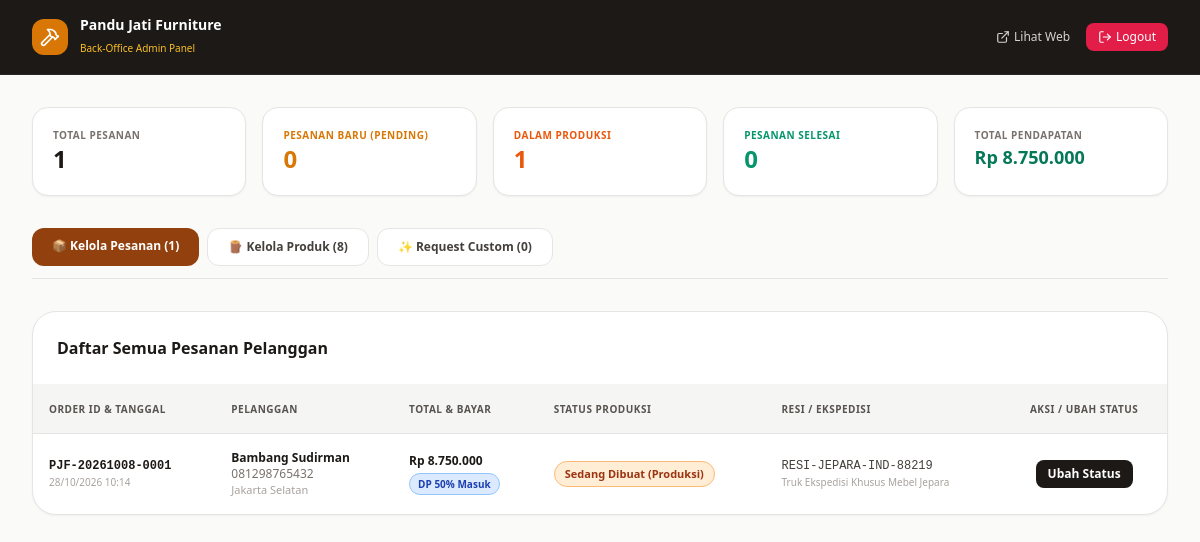
The page /admin.php (signed in) on the database its author committed.
### tables this page shows
CREATE TABLE IF NOT EXISTS `orders` (
  `id` INT AUTO_INCREMENT PRIMARY KEY,
  `order_number` VARCHAR(30) NOT NULL UNIQUE,
  `customer_name` VARCHAR(100) NOT NULL,
  `customer_phone` VARCHAR(30) NOT NULL,
  `customer_email` VARCHAR(100) NOT NULL,
  `address` TEXT NOT NULL,
  `city` VARCHAR(100) NOT NULL,
  `province` VARCHAR(100) NOT NULL,
  `postal_code` VARCHAR(10),
  `shipping_method` VARCHAR(100) NOT NULL,
  `shipping_cost` DECIMAL(12,2) DEFAULT 0,
  `payment_method` VARCHAR(100) NOT NULL,
  `subtotal` DECIMAL(12,2) NOT NULL,
  `total_amount` DECIMAL(12,2) NOT NULL,
  `order_status` ENUM('PENDING','CONFIRMED','PROCESSING','PRODUCTION','QUALITY_CHECK','READY_TO_SHIP','SHIPPED','COMPLETED','CANCELLED') DEFAULT 'PENDING',
  `payment_status` ENUM('UNPAID','DP','PAID','REFUNDED') DEFAULT 'UNPAID',
  `customer_notes` TEXT,
  `tracking_number` VARCHAR(100) DEFAULT NULL,
  `admin_notes` TEXT,
  `created_at` TIMESTAMP DEFAULT CURRENT_TIMESTAMP,
  `updated_at` TIMESTAMP DEFAULT CURRENT_TIMESTAMP ON UPDATE CURRENT_TIMESTAMP
);

### config.php (called while the page is built, shortened)
<?php
function formatRupiah($amount) {
    return 'Rp ' . number_format($amount, 0, ',', '.');
}
function getStatusBadge($status) {
    $badges = [
        'PENDING' => ['label' => 'Pesanan Dibuat', 'class' => 'bg-amber-100 text-amber-800 border-amber-300'],
        'CONFIRMED' => ['label' => 'Pesanan Dikonfirmasi', 'class' => 'bg-blue-100 text-blue-800 border-blue-300'],
        'PROCESSING' => ['label' => 'Sedang Diproses', 'class' => 'bg-indigo-100 text-indigo-800 border-indigo-300'],
        'PRODUCTION' => ['label' => 'Sedang Dibuat (Produksi)', 'class' => 'bg-orange-100 text-orange-800 border-orange-300'],
        'QUALITY_CHECK' => ['label' => 'Quality Check', 'class' => 'bg-purple-100 text-purple-800 border-purple-300'],
        'READY_TO_SHIP' => ['label' => 'Siap Dikirim', 'class' => 'bg-cyan-100 text-cyan-800 border-cyan-300'],
        'SHIPPED' => ['label' => 'Dalam Pengiriman', 'class' => 'bg-sky-100 text-sky-800 border-sky-300'],
        'COMPLETED' => ['label' => 'Pesanan Selesai', 'class' => 'bg-emerald-100 text-emerald-800 border-emerald-300'],
        'CANCELLED' => ['label' => 'Dibatalkan', 'class' => 'bg-rose-100 text-rose-800 border-rose-300'],
    ];
    return $badges[$status] ?? ['label' => $status, 'class' => 'bg-gray-100 text-gray-800 border-gray-300'];
}
function getPaymentBadge($status) {
    $badges = [
        'UNPAID' => ['label' => 'Belum Dibayar', 'class' => 'bg-rose-100 text-rose-800 border-rose-300'],
        'DP' => ['label' => 'DP 50% Masuk', 'class' => 'bg-blue-100 text-blue-800 border-blue-300'],
        'PAID' => ['label' => 'Lunas', 'class' => 'bg-emerald-100 text-emerald-800 border-emerald-300'],
        'REFUNDED' => ['label' => 'Refund', 'class' => 'bg-gray-100 text-gray-800 border-gray-300'],
    ];
    return $badges[$status] ?? ['label' => $status, 'class' => 'bg-gray-100 text-gray-800 border-gray-300'];
}

### admin.php (the view, shortened to what this page needs)
<?php
require_once 'config.php';
?>
<?php
$tab = $_GET['tab'] ?? 'orders';
$total_orders = $pdo->query("SELECT count(*) FROM orders")->fetchColumn();
$new_orders = $pdo->query("SELECT count(*) FROM orders WHERE order_status = 'PENDING'")->fetchColumn();
$prod_orders = $pdo->query("SELECT count(*) FROM orders WHERE order_status = 'PRODUCTION'")->fetchColumn();
$completed_orders = $pdo->query("SELECT count(*) FROM orders WHERE order_status = 'COMPLETED'")->fetchColumn();
$total_revenue = $pdo->query("SELECT COALESCE(SUM(total_amount), 0) FROM orders WHERE payment_status IN ('PAID', 'DP')")->fetchColumn();
$orders = $pdo->query("SELECT * FROM orders ORDER BY id DESC")->fetchAll();
$products = $pdo->query("SELECT p.*, c.name as category_name FROM products p LEFT JOIN categories c ON p.category_id = c.id ORDER BY p.id DESC")->fetchAll();
$custom_requests = $pdo->query("SELECT * FROM custom_requests ORDER BY id DESC")->fetchAll();
?>
<!DOCTYPE html>
<html lang="id">
<head>
    <script src="https://cdn.tailwindcss.com"></script>
</head>
<body class="bg-stone-50 text-stone-900 font-sans min-h-screen">
<header class="bg-stone-900 text-white px-4 sm:px-8 py-4 border-b border-stone-800 flex justify-between items-center sticky top-0 z-30">
    <div class="flex items-center gap-3">
        <div class="w-9 h-9 rounded-xl bg-amber-600 flex items-center justify-center font-bold">
            <i data-lucide="hammer" class="w-5 h-5 text-white"></i>
        </div>
        <div>
            <h1 class="font-bold text-sm leading-tight">Pandu Jati Furniture</h1>
            <span class="text-[10px] text-amber-400">Back-Office Admin Panel</span>
        </div>
    </div>
    <div class="flex items-center gap-4 text-xs">
        <a href="index.php" target="_blank" class="hover:text-amber-400 flex items-center gap-1 text-stone-300">
            <i data-lucide="external-link" class="w-3.5 h-3.5"></i> Lihat Web
        </a>
        <a href="admin.php?action=logout" class="bg-rose-600 hover:bg-rose-700 text-white px-3 py-1.5 rounded-lg flex items-center gap-1 transition">
            <i data-lucide="log-out" class="w-3.5 h-3.5"></i> Logout
        </a>
    </div>
</header>
<div class="max-w-7xl mx-auto px-4 sm:px-6 lg:px-8 py-8 space-y-8">
    <div class="grid grid-cols-2 lg:grid-cols-5 gap-4">
        <div class="bg-white p-5 rounded-2xl border border-stone-200 shadow-sm">
            <span class="text-[10px] uppercase tracking-wider text-stone-500 font-bold block">Total Pesanan</span>
            <span class="text-2xl font-bold text-stone-900"><?= $total_orders ?></span>
        </div>
        <div class="bg-white p-5 rounded-2xl border border-stone-200 shadow-sm">
            <span class="text-[10px] uppercase tracking-wider text-amber-600 font-bold block">Pesanan Baru (Pending)</span>
            <span class="text-2xl font-bold text-amber-600"><?= $new_orders ?></span>
        </div>
        <div class="bg-white p-5 rounded-2xl border border-stone-200 shadow-sm">
            <span class="text-[10px] uppercase tracking-wider text-orange-600 font-bold block">Dalam Produksi</span>
            <span class="text-2xl font-bold text-orange-600"><?= $prod_orders ?></span>
        </div>
        <div class="bg-white p-5 rounded-2xl border border-stone-200 shadow-sm">
            <span class="text-[10px] uppercase tracking-wider text-emerald-600 font-bold block">Pesanan Selesai</span>
            <span class="text-2xl font-bold text-emerald-600"><?= $completed_orders ?></span>
        </div>
        <div class="bg-white p-5 rounded-2xl border border-stone-200 shadow-sm col-span-2 lg:col-span-1">
            <span class="text-[10px] uppercase tracking-wider text-stone-500 font-bold block">Total Pendapatan</span>
            <span class="text-lg font-bold text-emerald-700"><?= formatRupiah($total_revenue) ?></span>
        </div>
    </div>
    <div class="flex gap-2 border-b border-stone-200 pb-3 text-xs font-bold">
        <a href="admin.php?tab=orders" class="px-5 py-2.5 rounded-xl transition <?= $tab === 'orders' ? 'bg-amber-800 text-white' : 'bg-white text-stone-700 hover:bg-stone-100 border border-stone-200' ?>">
            📦 Kelola Pesanan (<?= count($orders) ?>)
        </a>
        <a href="admin.php?tab=products" class="px-5 py-2.5 rounded-xl transition <?= $tab === 'products' ? 'bg-amber-800 text-white' : 'bg-white text-stone-700 hover:bg-stone-100 border border-stone-200' ?>">
            🪵 Kelola Produk (<?= count($products) ?>)
        </a>
        <a href="admin.php?tab=custom" class="px-5 py-2.5 rounded-xl transition <?= $tab === 'custom' ? 'bg-amber-800 text-white' : 'bg-white text-stone-700 hover:bg-stone-100 border border-stone-200' ?>">
            ✨ Request Custom (<?= count($custom_requests) ?>)
        </a>
    </div>
    <?php if ($tab === 'orders'): ?>
    <div class="bg-white rounded-3xl border border-stone-200 overflow-hidden shadow-sm">
        <div class="p-6 border-b border-stone-100 flex justify-between items-center">
            <h3 class="font-bold text-base text-stone-900">Daftar Semua Pesanan Pelanggan</h3>
        </div>
        <div class="overflow-x-auto">
            <table class="w-full text-left text-xs">
                <thead class="bg-stone-100 text-stone-600 uppercase text-[10px] tracking-wider border-b border-stone-200">
                    <tr>
                        <th class="p-4">Order ID &amp; Tanggal</th>
                        <th class="p-4">Pelanggan</th>
                        <th class="p-4">Total &amp; Bayar</th>
                        <th class="p-4">Status Produksi</th>
                        <th class="p-4">Resi / Ekspedisi</th>
                        <th class="p-4 text-center">Aksi / Ubah Status</th>
                    </tr>
                </thead>
                <tbody class="divide-y divide-stone-100">
                    <?php foreach ($orders as $o): ?>
                    <?php
                    $sb = getStatusBadge($o['order_status']);
                    $pb = getPaymentBadge($o['payment_status']);
                    ?>
                    <tr class="hover:bg-stone-50/80 transition">
                        <td class="p-4">
                            <span class="font-mono font-bold text-stone-900 block"><?= htmlspecialchars($o['order_number']) ?></span>
                            <span class="text-[10px] text-stone-400"><?= date('d/m/Y H:i', strtotime($o['created_at'])) ?></span>
                        </td>
                        <td class="p-4">
                            <span class="font-semibold text-stone-900 block"><?= htmlspecialchars($o['customer_name']) ?></span>
                            <span class="text-stone-500 block"><?= htmlspecialchars($o['customer_phone']) ?></span>
                            <span class="text-[11px] text-stone-400 block"><?= htmlspecialchars($o['city']) ?></span>
                        </td>
                        <td class="p-4">
                            <span class="font-bold text-stone-900 block"><?= formatRupiah($o['total_amount']) ?></span>
                            <span class="px-2 py-0.5 rounded-full text-[10px] font-bold border <?= $pb['class'] ?> inline-block mt-1">
                                <?= $pb['label'] ?>
                            </span>
                        </td>
                        <td class="p-4">
                            <span class="px-2.5 py-1 rounded-full text-[11px] font-bold border <?= $sb['class'] ?> inline-block">
                                <?= $sb['label'] ?>
                            </span>
                        </td>
                        <td class="p-4">
                            <span class="font-mono text-stone-700 block"><?= htmlspecialchars($o['tracking_number'] ?: '-') ?></span>
                            <span class="text-[10px] text-stone-400 block"><?= htmlspecialchars($o['shipping_method']) ?></span>
                        </td>
                        <td class="p-4 text-center">
                            <button onclick="openEditModal(<?= htmlspecialchars(json_encode($o)) ?>)" class="bg-stone-900 hover:bg-amber-800 text-white px-3 py-1.5 rounded-lg text-xs font-semibold transition">
                                Ubah Status
                            </button>
                        </td>
                    </tr>
                    <?php endforeach; ?>
                </tbody>
            </table>
        </div>
    </div>
    <?php endif; ?>
</div>
</body>
</html>

### rows shown on the page
orders: order_number "PJF-20261008-0001", created_at "28/10/2026 10:14", customer_name "Bambang Sudirman", customer_phone "081298765432", city "Jakarta Selatan", total_amount "Rp 8.750.000", payment_status "DP 50% Masuk", order_status "Sedang Dibuat (Produksi)", tracking_number "RESI-JEPARA-IND-88219", shipping_method "Truk Ekspedisi Khusus Mebel Jepara"

### other values the page prints
$total_orders "1"
$new_orders "0"
$prod_orders "1"
$completed_orders "0"
formatRupiah($total_revenue) "Rp 8.750.000"
count($orders) "1"
count($products) "8"
count($custom_requests) "0"
